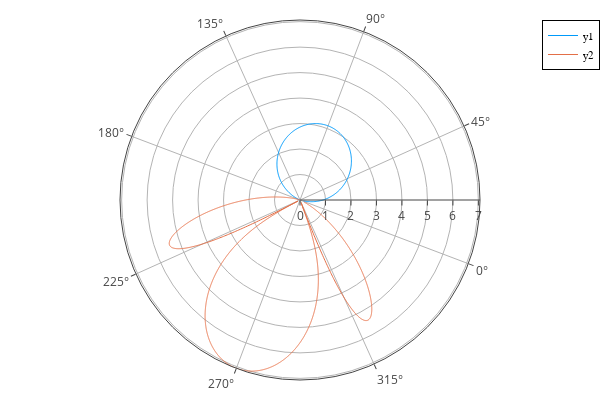

Notebook code for this chart:
### Code cell
plot( θA,abs.(HsV).^2 .*Rf,proj=:polar)
plot!( θAn,c*abs.(HsVn).^2 .*Rf,proj=:polar)

### Figure 1 — Plotly figure (JSON) as saved in the notebook; plotly's stock layout.template omitted (floating-point values rounded to 4 significant figures; data arrays with more than 128 entries replaced by an {"elided": "..."} marker saying what was removed)
{"data": [{"colorbar": {"len": 0.9525, "title": {"text": ""}, "x": 0.9934, "y": 0.5139}, "legendgroup": "y1", "line": {"color": "rgba(0, 154, 250, 1.000)", "dash": "solid", "shape": "linear", "width": 1}, "mode": "lines", "name": "y1", "r": {"elided": "305 float values"}, "showlegend": true, "theta": {"elided": "305 float values"}, "type": "scatterpolar", "xaxis": "x", "yaxis": "y"}, {"colorbar": {"len": 0.9525, "title": {"text": ""}, "x": 0.9934, "y": 0.5139}, "legendgroup": "y2", "line": {"color": "rgba(227, 111, 71, 1.000)", "dash": "solid", "shape": "linear", "width": 1}, "mode": "lines", "name": "y2", "r": {"elided": "3042 float values"}, "showlegend": true, "theta": {"elided": "3042 float values"}, "type": "scatterpolar", "xaxis": "x", "yaxis": "y"}], "layout": {"angularaxis": {"range": [0, 360], "showline": true, "visible": true}, "annotations": [], "direction": "counterclockwise", "dragmode": "zoom", "height": 400, "legend": {"bgcolor": "rgba(255, 255, 255, 1.000)", "bordercolor": "rgba(0, 0, 0, 1)", "borderwidth": 1, "font": {"color": "rgba(0, 0, 0, 1)", "family": "sans-serif", "size": 11}, "title": {"font": {"color": "rgba(0, 0, 0, 1)", "family": "sans-serif", "size": 15}, "text": ""}, "tracegroupgap": 0, "traceorder": "normal", "x": 1, "xanchor": "auto", "y": 1, "yanchor": "auto"}, "margin": {"b": 20, "l": 0, "r": 0, "t": 20}, "paper_bgcolor": "rgba(255, 255, 255, 1.000)", "plot_bgcolor": "rgba(255, 255, 255, 1.000)", "polar": {"angularaxis": {"rotation": -20.72, "type": "linear"}, "radialaxis": {"angle": 0, "autorange": false, "range": [0, 7.064], "type": "linear"}}, "radialaxis": {"orientation": -90, "range": [0, 7.77], "showline": true, "visible": true}, "showlegend": true, "width": 600}}
